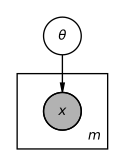

The Python source for this figure:
"""Plate-notation diagram for spec 000-static-infomax-fig1.

The generative model behind Mattingly's static MI objective for the
Bernoulli experiment: a latent bias theta drawn from the (to-be-optimised)
prior p(theta), then m i.i.d. Bernoulli observations conditional on theta.

Run:    python diagrams/000-static-infomax-fig1-pgm.py
Output: diagrams/000-static-infomax-fig1-pgm.svg
"""
import daft

pgm = daft.PGM()

pgm.add_node("theta", r"$\theta$", x=2, y=2)
pgm.add_node("x", r"$x$", x=2, y=1, observed=True)

pgm.add_edge("theta", "x")

pgm.add_plate([1.4, 0.5, 1.2, 1.0], label=r"$m$", position="bottom right")

pgm.render()
pgm.savefig("diagrams/000-static-infomax-fig1-pgm.svg")
